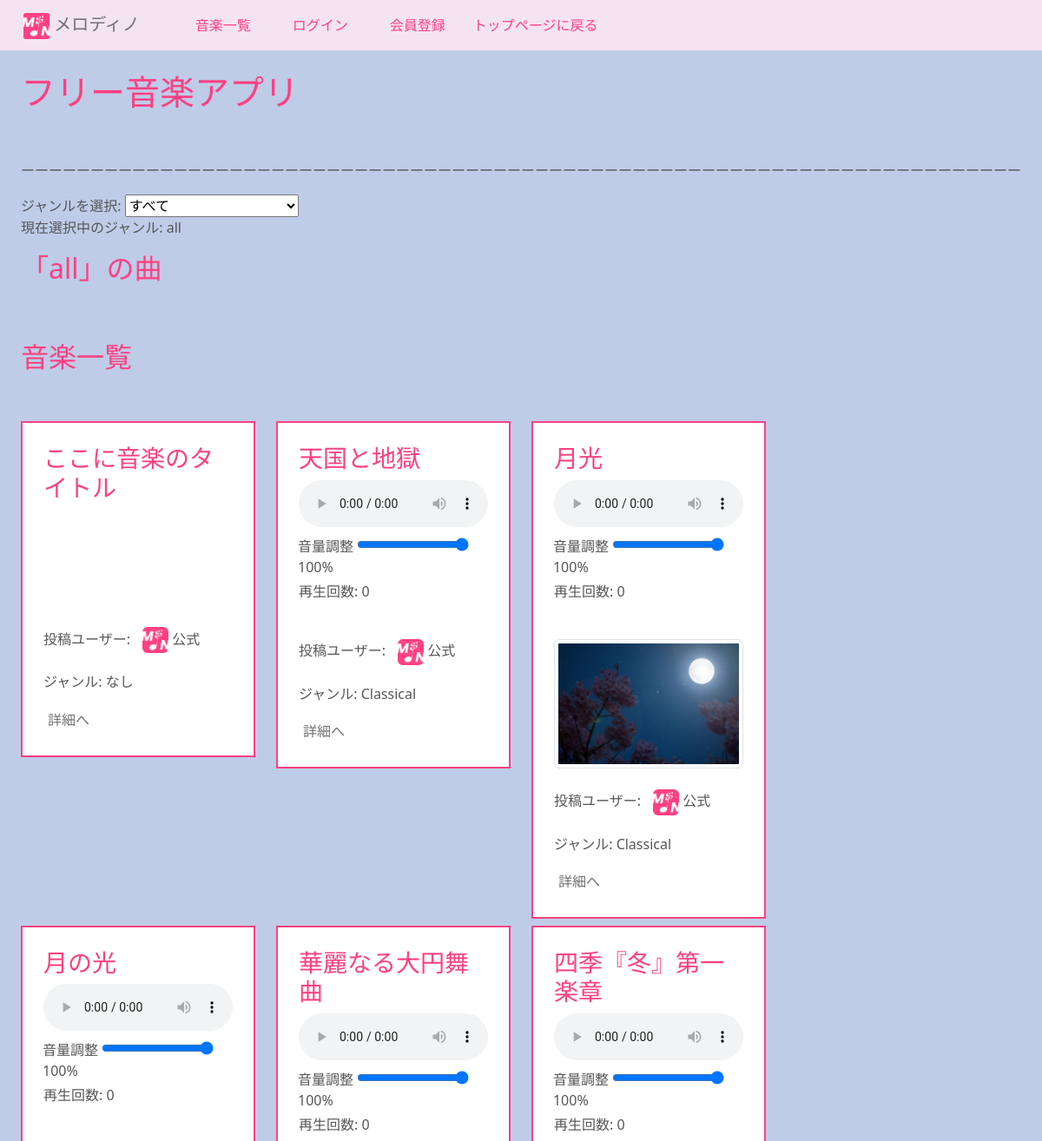
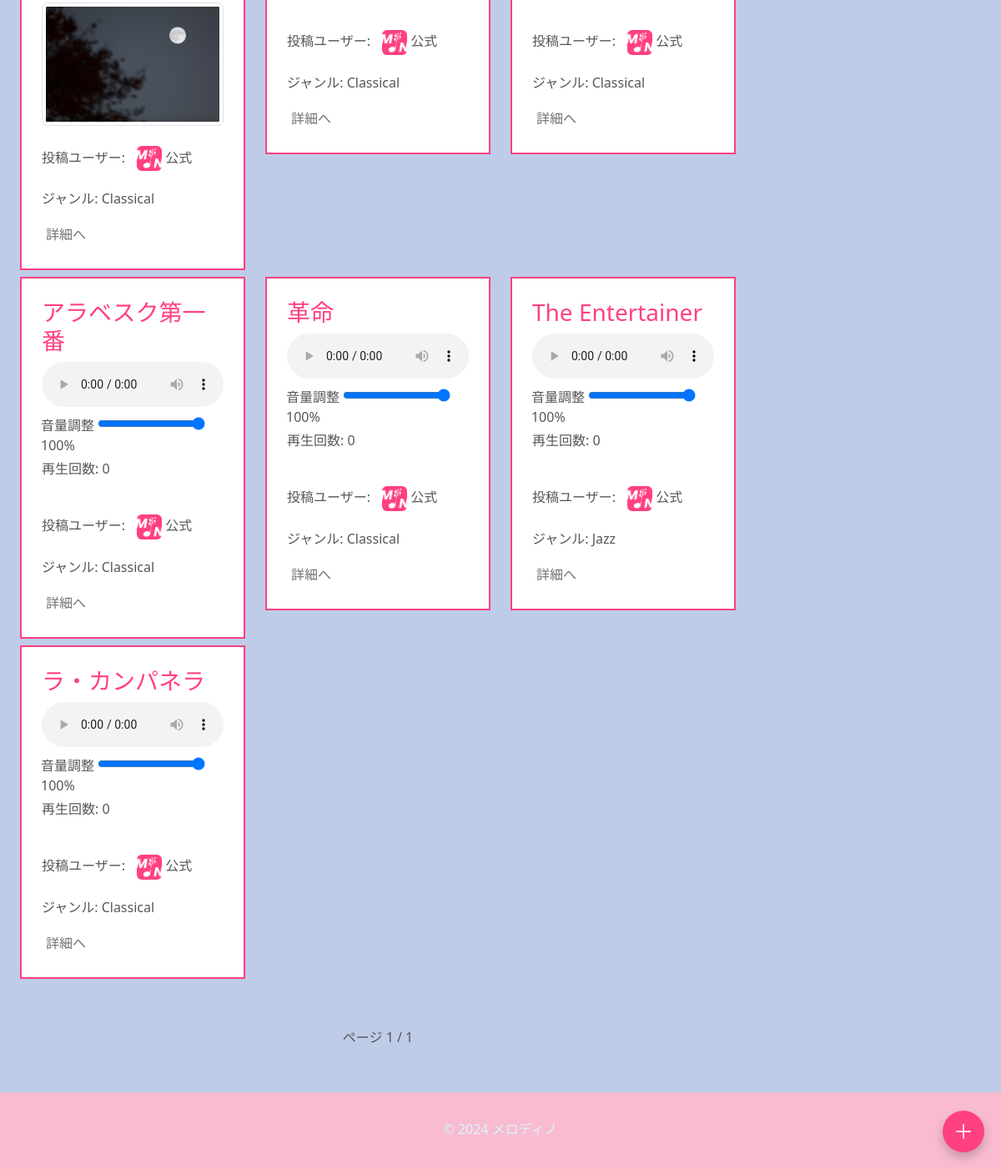
Screenshot of /ongaku/ with the database file from the repository (2 pictures, top to bottom).
### ongaku/models.py (models this page shows, shortened)
class Ongaku(models.Model):
    title = models.CharField(max_length=70, verbose_name="タイトル")
    text = models.TextField(blank=True, default="", verbose_name="説明")
    audio_file = models.FileField(upload_to='music/', null=True, blank=True, verbose_name="音楽ファイル")
    thumbnail = models.ImageField(null=True, blank=True, verbose_name="サムネイル")
    category = models.CharField(
        max_length=100, choices=CATEGORY, null=True, blank=True, verbose_name="カテゴリー"
    )
    custom_category = models.CharField(
        max_length=100,
        blank=True,
        help_text="検索時に見つかりやすくなります。",
        verbose_name="カスタムカテゴリー"
    )
    user = models.ForeignKey(User, on_delete=models.CASCADE, related_name='songs', verbose_name="ユーザー")
    search_count = models.IntegerField(default=0, verbose_name="検索回数")
    play_count = models.IntegerField(default=0, verbose_name="再生回数")
    is_public = models.BooleanField(default=False, verbose_name="公開設定")  # 公開/非公開設定
    created_at = models.DateTimeField(auto_now_add=True, verbose_name="作成日時")  # 投稿日
    ongaku_url = models.URLField(blank=False, null=False, verbose_name="音楽URL")
    favorites = models.ManyToManyField(User, related_name='favorite_songs', blank=True, verbose_name="お気に入り")
    favorited_by = models.ManyToManyField(
        'UserProfile',  # ユーザー情報が保存されているモデル
        related_name='favorite_songs',
        blank=True,
        verbose_name="お気に入りユーザー"
    )
    order = models.PositiveIntegerField(default=0, verbose_name="順序")
    class Meta:
        ordering = ['order']

class UserProfile(models.Model):
    user = models.OneToOneField(User, on_delete=models.CASCADE, verbose_name="ユーザー")
    songs = models.ManyToManyField(Ongaku, verbose_name="作った曲")  # ユーザーが作成した曲の関連
    display_name = models.CharField(max_length=100, unique=True, blank=True, null=True, verbose_name="表示名")
    bio = models.TextField(blank=True, null=True, verbose_name="自己紹介文")  # 自己紹介
    profile_picture = models.ImageField(upload_to='profile_pictures/', blank=True, null=True, verbose_name="アイコン")
    youtube_url = models.URLField(blank=True, null=True, verbose_name="YouTube")  # YouTube URL
    twitter_url = models.URLField(blank=True, null=True, verbose_name="x(Twitter)")  # Twitter URL

### ongaku/views.py (the view)
# urls.py: path('', views.index_view, name='index'),  # ルートURLにindex_viewを割り当て
def index_view(request):
    selected_category = request.GET.get('category', None)
    genres = dict(CATEGORY)
    if request.user.is_authenticated:
        music_queryset = Ongaku.objects.filter(is_public=True) | Ongaku.objects.filter(user=request.user)
    else:
        music_queryset = Ongaku.objects.filter(is_public=True)
    if selected_category and selected_category in genres:
        music_queryset = music_queryset.filter(category=selected_category)
    recommended_queryset = music_queryset.order_by('-play_count')
    recommended_paginator = Paginator(recommended_queryset, 5)
    recommended_page_number = request.GET.get('recommended_page', 1)
    try:
        recommended_page_obj = recommended_paginator.page(recommended_page_number)
    except PageNotAnInteger:
        recommended_page_obj = recommended_paginator.page(1)
    except EmptyPage:
        recommended_page_obj = recommended_paginator.page(recommended_paginator.num_pages)
    ranking_list = music_queryset.annotate(avg_rating=Avg('review__rate')).order_by('-avg_rating')
    paginator = Paginator(ranking_list, ITEM_PER_PAGE)
    page_number = request.GET.get('page', 1)
    page_obj = paginator.page(page_number)
    return render(
        request,
        'ongaku/index.html',
        {
            'genres': CATEGORY,  # ジャンルリスト
            'selected_category': selected_category,  # 選択中のジャンル
            'music_list': music_queryset,
            'recommended_page_obj': recommended_page_obj,  # おすすめリスト（ページネーション対応）
            'ranking_list': ranking_list,
            'page_obj': page_obj,
        },
    )

### ongaku/templates/ongaku/index.html (shortened to what this page needs)
{% extends 'base.html' %}
{% block h1 %}フリー音楽アプリ{% endblock %}
{% block content %}
<h2><br></h2>
<div>
    <p class="responsive-line">ーーーーーーーーーーーーーーーーーーーーーーーーーーーーーーーーーーーーーーーーーーーーーーーーーーーーーーーーーーーーーーーーーーーーーーーーーーーーーーーーーーーーーーーーーーーーーーーーーーーーーーーーーーーーーーーーーーーーーーーーーーーーーーーーーーーーーーーーーーーーーーーーーーーーーーーー</p>
</div>
<div class="row">
    <div class="col-9">
        <form method="get" action="">
            <label for="category">ジャンルを選択:</label>
            <select name="category" id="category" size="1" onchange="this.form.submit()">
                <option value="">すべて</option>
            </select>
        </form>
        <p>現在選択中のジャンル: {% if selected_category %}{{ selected_category }}{% else %}all{% endif %}</p>
        <h2>{% if selected_category %}「{{ selected_category }}」の曲{% else %}「all」の曲{% endif %}</h2>
        <h5><br><br></h5>
        <div class="row">
            <h2>音楽一覧</h2>
            <h2><br></h2>
            {% for item in page_obj %}
                {% if item.is_public %}
                    <div class="col-md-4 col-sm-6">
                            <div class="border border_color p-4 mb-2" type="tokubetu">
                                <h3 class="song-title" style="word-wrap: break-word; word-break: break-word; white-space: normal; transition: color 0.3s ease, text-decoration 0.3s ease; max-width: 100%;">{{ item.title }}</h3>
                                {% if item.audio_file %}
                                    <audio id="audioPlayer{{ item.pk }}" controls style="width: 100%; max-width: 100%;">
                                        <source src="{{ item.audio_file.url }}" type="audio/mpeg">
                                    </audio>
                                    <div class="p-1" style="margin-left: -5px;">
                                        <label for="volumeControl{{ item.pk }}">音量調整</label>
                                        <input type="range" id="volumeControl{{ item.pk }}" min="0" max="1" step="0.01" value="1" oninput="setVolume(this.value, {{ item.pk }})">
                                        <span id="volumeValue{{ item.pk }}">100%</span>
                                    </div>
                                {% else %}
                                    {% if item.user == request.user %}
                                        <p>音声ファイルがありません。<br><br></p>
                                    {% else %}
                                        <h5><br><br></h5>
                                    {% endif %}
                                {% endif %}
                                {% if item.audio_file %}
                                    <div>
                                        <p id="playCount{{ item.pk }}">再生回数: {{ item.play_count }}</p>
                                        <h6><br></h6>
                                    </div>
                                {% else %}
                                <h5><br><br><br></h5>
                                {% endif %}
                                {% if item.thumbnail %}
                                    <img src="{{ item.thumbnail.url }}" class="img-thumbnail" style="width: 100%; height: auto;" />
                                    <br><br>
                                {% endif %}
                                <span>
                                    投稿ユーザー:
                                    {% if item.user.userprofile.profile_picture %}
                                        <img src="{{ item.user.userprofile.profile_picture.url }}" alt="プロフィール画像" class="profile-picture">
                                    {% endif %}
                                    {% if item.user.userprofile.display_name == None %}
                                        {{ item.user.userprofile.display_name|default:"匿名" }}{{ user.id }}
                                    {% else %}
                                        {{ item.user.userprofile.display_name|default:"匿名" }}
                                    {% endif %}
                                </span>
                                <h6 class="card-title mt-4">ジャンル: {{ item.category|default:"なし" }}</h6>
                                <div class="mt-3">
                                    <a href="{% url 'detail-ongaku' item.pk %}" class="btn feature p-1">詳細へ</a>
                                </div>
                            </div>
                    </div>
                    {% if forloop.counter|divisibleby:6 %}
                        </div><div class="row">
                    {% endif %}
                {% endif %}
            {% endfor %}
        </div>
        <div style="display: flex; justify-content: center; align-items: center; width: 100%; margin: 0 auto; margin-top: 50px;">
            <div class="pagination" style="display: inline-flex; justify-content: center; align-items: center;">
                <span class="current">
                    ページ {{ page_obj.number }} / {{ page_obj.paginator.num_pages }}
                </span>
            </div>
        </div>
    </div>
    </div>
</div>
{% endblock %}

### ongaku/static/ongaku/css/style.css (style rules this page uses)
a { text-decoration: none; }

### templates/base.html (style rules this page uses)
body { background-color: #becce8; color: #565656; transition: background-color 0.5s, color 0.5s; }
a { color: rgb(112, 112, 112) !important; }
h1, h2, h3, h4, .h5 { color: #ff4081; }
div[type="tokubetu"] { border-color: #ff4081; border: 2px solid #ff4081 !important; background-color: #ffff; }

### ongaku/templates/ongaku/index.html (style rules this page uses)
.responsive-line { width: 100%; white-space: nowrap; overflow: hidden; }
.profile-picture { width: 30px; height: 30px; margin-left: 10px; border-radius: 20%; }
@media (min-width: 1011px) { #category { width: 200px; box-sizing: border-box; overflow-y: auto; } }

### rows the page displays
Ongaku: title "ここに音楽のタイトル", user.userprofile.profile_picture (picture), user.userprofile.display_name "公式", category "なし"
Ongaku: title "天国と地獄", play_count "0", user.userprofile.profile_picture (picture), user.userprofile.display_name "公式", category "Classical"
Ongaku: title "月光", play_count "0", thumbnail (picture), user.userprofile.profile_picture (picture), user.userprofile.display_name "公式", category "Classical"
Ongaku: title "月の光", play_count "0", thumbnail (picture), user.userprofile.profile_picture (picture), user.userprofile.display_name "公式", category "Classical"
Ongaku: title "華麗なる大円舞曲", play_count "0", user.userprofile.profile_picture (picture), user.userprofile.display_name "公式", category "Classical"
Ongaku: title "四季『冬』第一楽章", play_count "0", user.userprofile.profile_picture (picture), user.userprofile.display_name "公式", category "Classical"
Ongaku: title "アラベスク第一番", play_count "0", user.userprofile.profile_picture (picture), user.userprofile.display_name "公式", category "Classical"
Ongaku: title "革命", play_count "0", user.userprofile.profile_picture (picture), user.userprofile.display_name "公式", category "Classical"
Ongaku: title "The Entertainer", play_count "0", user.userprofile.profile_picture (picture), user.userprofile.display_name "公式", category "Jazz"
Ongaku: title "ラ・カンパネラ", play_count "0", user.userprofile.profile_picture (picture), user.userprofile.display_name "公式", category "Classical"

### other values shown
{{ page_obj.number }} "1"
{{ page_obj.paginator.num_pages }} "1"
